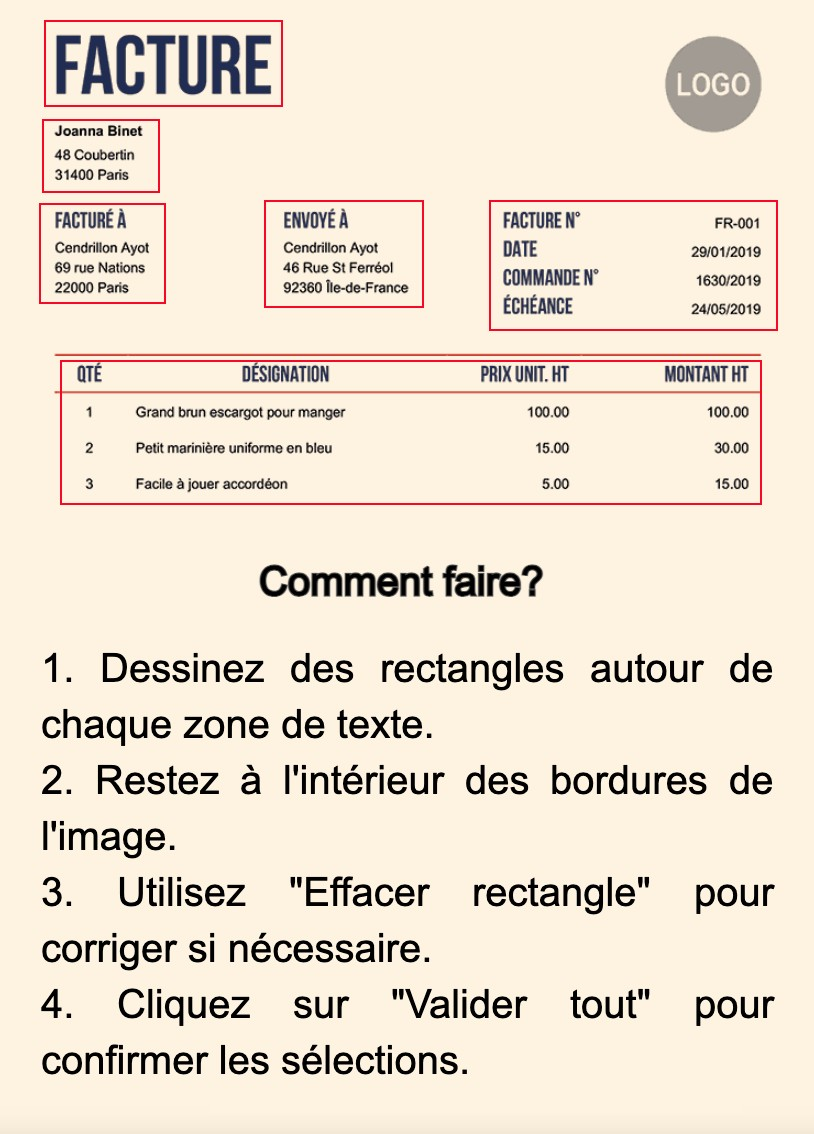
#> input picture facture1_assistance.jpg, 814 x 1134 px
$ python -i tesseract.py   (imports and definitions only)
#> lines starting #> are read from the running program, lines starting #| are printed output that depends on the picture; after the words box and inside, x2 and y2 are one past the last pixel; in counts of white or black regions, pixels touching at a corner belong together
#> further down, picture is the input picture: shape (1134, 814, 3); mean B, G, R 208.5, 224.2, 236.3
import cv2
import numpy as np

# fonction pour redimensionner l'image selon un facteur de mise à l'échelle
def resize_image(image, scale_factor):
    # calcule la nouvelle largeur
    width = int(image.shape[1] * scale_factor)
    # calcule la nouvelle hauteur
    height = int(image.shape[0] * scale_factor)
    # retourne l'image redimensionnée
    return cv2.resize(image, (width, height), interpolation=cv2.INTER_CUBIC)

# fonction pour ajuster et valider les coordonnées des ROI selon le facteur de mise à l'échelle
def adjust_and_validate_roi(roi, scale_factor):
    # applique le facteur de mise à l'échelle aux coordonnées du ROI
    x1, y1, x2, y2 = [int(x * scale_factor) for x in roi]
    # retourne les coordonnées ajustées
    return x1, y1, x2, y2

# Fonctions pour redresser une image penchée
#Source: https://becominghuman.ai/how-to-automatically-deskew-straighten-a-text-image-using-opencv-a0c30aed83df
# Détection de l'angle
def getSkewAngle(cvImage) -> float:
    # Prépare l'image, la copie, la convertit en "grayscale", applique blur et threshold
    newImage = cvImage.copy()
    gray = cv2.cvtColor(newImage, cv2.COLOR_BGR2GRAY)
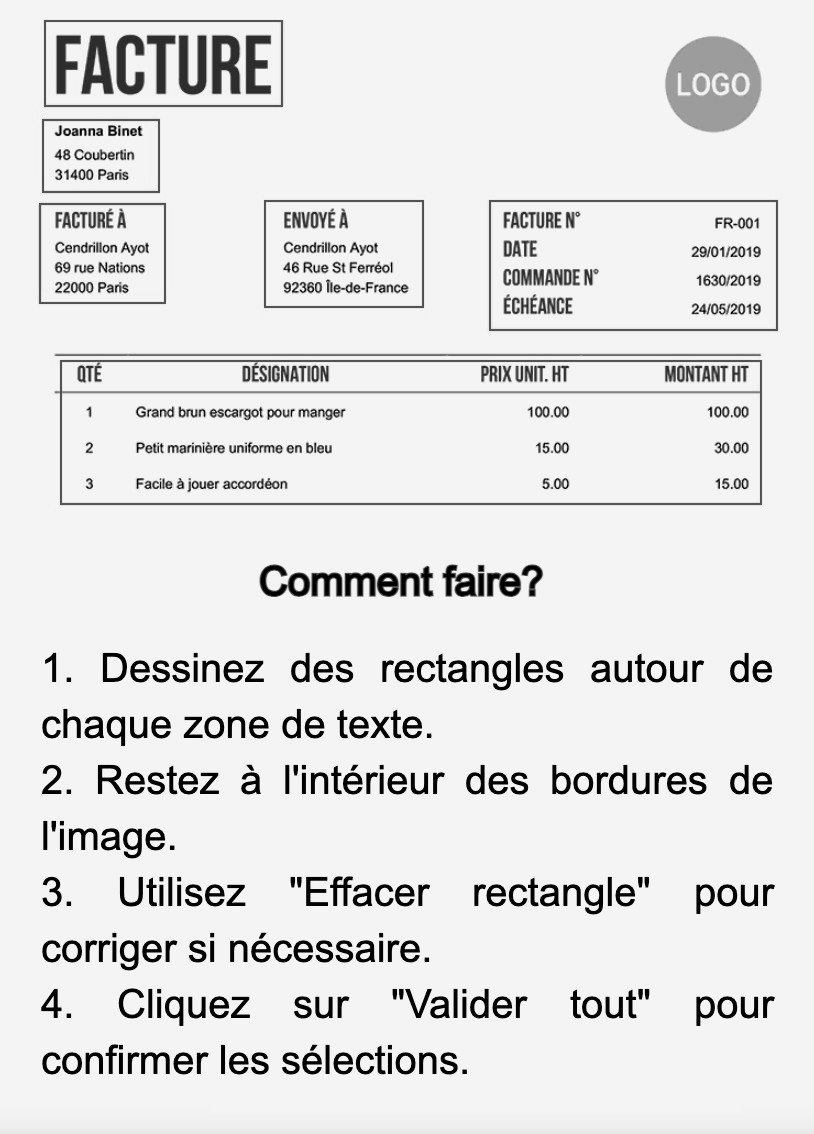
#> gray: shape (1134, 814); min 0, max 254, mean 225.9
    blur = cv2.GaussianBlur(gray, (9, 9), 0)
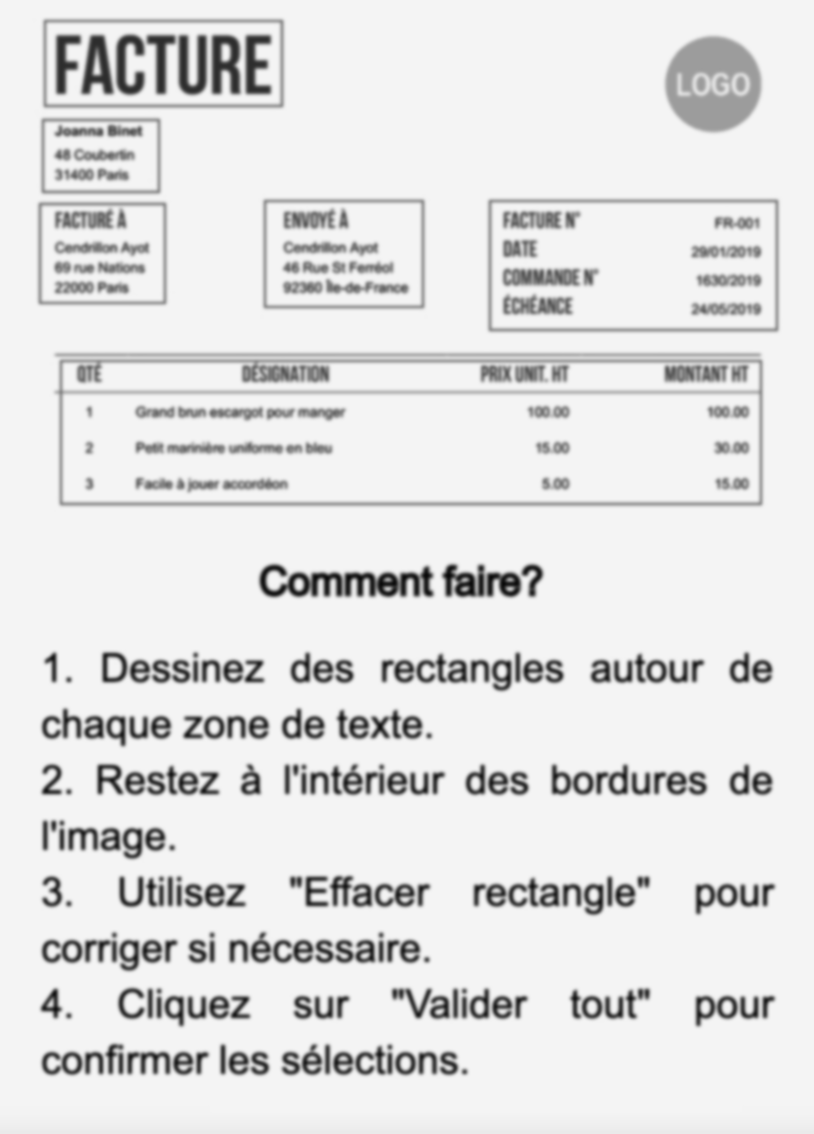
#> blur: shape (1134, 814); min 8, max 244, mean 225.9
    thresh = cv2.threshold(blur, 0, 255, cv2.THRESH_BINARY_INV + cv2.THRESH_OTSU)[1]
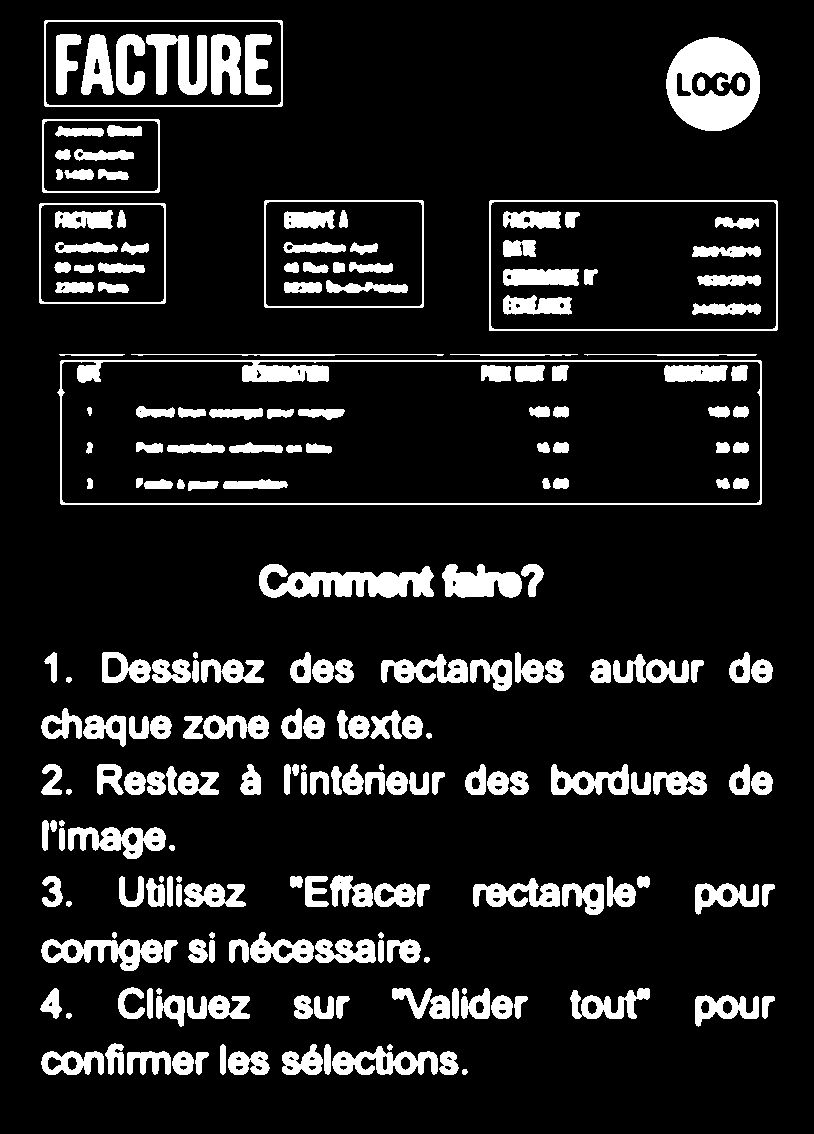
#> thresh: shape (1134, 814); 12.1% white; 225 white regions, largest, box (x1, y1, x2, y2) and area: (666, 37, 760, 131) 5777, (57, 360, 762, 505) 5173, (259, 564, 434, 598) 3571

    # Dilate le texte afin d'obtenir de faire ressortir les lignes et paragraphes
    # Applique un kernel plus grand sur l'axe X pour fusionner les caractères
    # et obtenir une ligne compacte sans espaces
    # Applique un kernel plus petit sur l'axe Y pour bien séparer les blocs de texte
    kernel = cv2.getStructuringElement(cv2.MORPH_RECT, (30, 5))
    dilate = cv2.dilate(thresh, kernel, iterations=2)
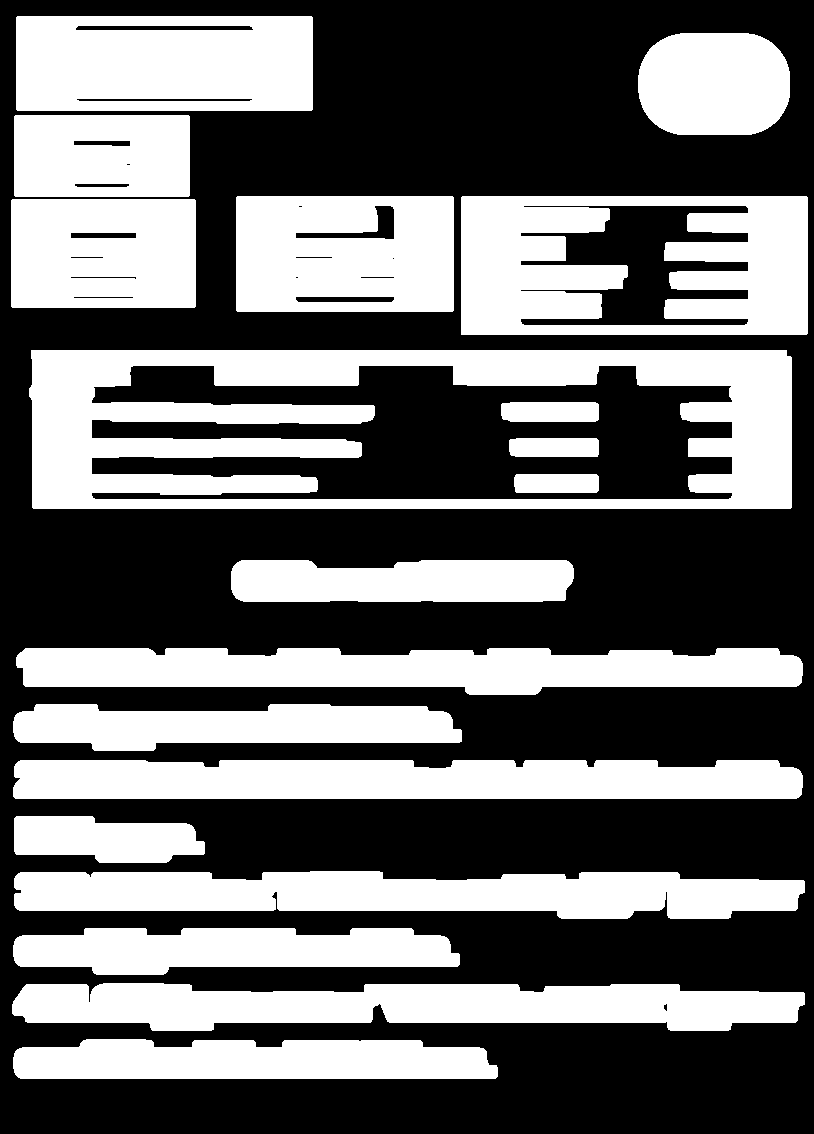
#> dilate: shape (1134, 814); 41.9% white; 19 white regions

    # Trouve les contours
    contours, hierarchy = cv2.findContours(dilate, cv2.RETR_LIST, cv2.CHAIN_APPROX_SIMPLE)
#> contours = 38 contours, 4 with area under 20; largest, box (x1, y1, x2, y2) and area: (29, 350, 792, 509) 119934, (91, 365, 733, 500) 60950, (461, 196, 808, 335) 47746, (13, 760, 803, 799) 28668, (14, 871, 805, 919) 28489
    # Trie les contours par taille en ordre décroissant
    contours = sorted(contours, key = cv2.contourArea, reverse = True)
    # [7 lines of commented-out code are left out]
    minAreaRect = []
    liste_angles = []
    n = 8                               # Nombre de contours les plus grands à examiner
    if len(contours) > n-1:
        i = 0
        while i < n + 1 :
            largestContour = contours[i]
            minAreaRect.append(cv2.minAreaRect(largestContour))     # détermine le rectangle minimum couvrant les données identifiées
            i += 1
#> after the loop, i = 9; minAreaRect = 9 items

        # Etablit la liste des angles pour les 8 contours les plus grands et détermine l'angle le plus fréquent de la liste
        for i in range(len(minAreaRect)-1):
            liste_angles.append(round(minAreaRect[i][-1],0))            # arrondit l'angle déterminé afin de faciliter la recherche de l'angle le plus fréquent
#> this loop made 8 passes
#> after the loop, liste_angles = [-90, -90, -90, -90, -90, -90, -90, -90]
        angle = most_frequent(liste_angles)                         # cherche l'angle le plus fréquent parmi les 8

    # Si le nombre de contours trouvé est inférieur à 8, utilise le plus grand contour pour déterminer l'angle
    else:
        largestContour = contours[0]                # sélectionne le plus grand contour
        minAreaRect = cv2.minAreaRect(largestContour)
        angle = minAreaRect[-1]

    # Convertir l'angle en angle de rotation par rapport à une image droite
    if angle > 45:
        angle = angle - 90
    return -1.0 * angle

# Fait pivoter l'image autour de son centre
def rotateImage(cvImage, angle: float):
    newImage = cvImage.copy()
    # détermine le centre de l'image
    (h, w) = newImage.shape[:2]
    center = (w // 2, h // 2)
    # fait pivoter l'image autour de son centre
    M = cv2.getRotationMatrix2D(center, angle, 1.0)
    newImage = cv2.warpAffine(newImage, M, (w, h), flags=cv2.INTER_CUBIC,
                              borderMode=cv2.BORDER_REPLICATE)
    return newImage

# Détermine la valeur la plus fréquente d'une liste
def most_frequent(List):
    unique, counts = np.unique(List, return_counts=True)
#> unique = [-90]; counts = [8]
    index = np.argmax(counts)
#> index = 0
    return unique[index]

>>> import cv2
>>> picture = cv2.imread('facture1_assistance.jpg')
>>> result = getSkewAngle(picture)
#> in getSkewAngle, `angle = most_frequent(liste_angles)                         # cherche ..`: angle = -90
#> result = 90
